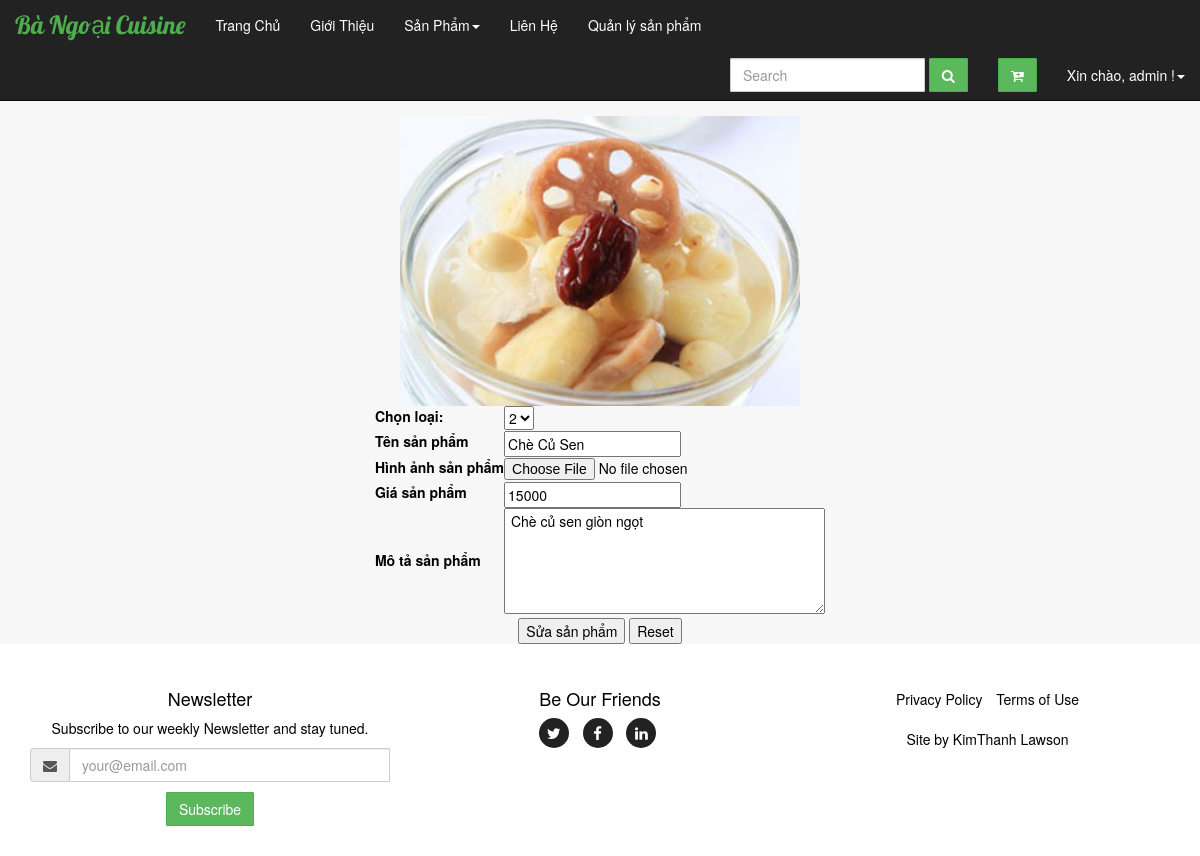
Page /Controller/index.php?action=edit_product&id=9 (signed in) on the committed database.
### tables this page shows
CREATE TABLE IF NOT EXISTS `sanpham` (
  `SanPhamID` int(11) NOT NULL,
  `TenSanPham` varchar(50) NOT NULL,
  `Gia` int(12) NOT NULL,
  `DoCay` tinyint(1) NOT NULL,
  `ThichHopAnChay` tinyint(1) NOT NULL,
  `HinhSanPham1` varchar(255) NOT NULL,
  `HinhSanPham2` varchar(255) NOT NULL,
  `HinhSanPham3` varchar(255) NOT NULL,
  `HinhSanPham4` varchar(255) NOT NULL,
  `HinhSanPham5` varchar(255) NOT NULL,
  `LoaiID` int(11) NOT NULL,
  `MoTaSanPham` text NOT NULL
);

### model/connect.php (called while the page is built, shortened)
<?php
       class connect {
           var $db=null;
           public function __construct()
           {
               $dsn='mysql:host=localhost;dbname=bangoaicuisine';
               $user='root';
               $pass='';
               $this->db=new PDO($dsn,$user,$pass, array(PDO::MYSQL_ATTR_INIT_COMMAND => "SET NAMES utf8"));
           }
            public function getInstance($select)
            {
               $results = $this->db->query($select);
               $result = $results->fetch();
               return $result;
            }
       }
       ?>

### model/product.php (called while the page is built, shortened)
<?php
class Products {
     function getProductById($id)
     {
         $db = new connect();
         $select = "select * from sanpham where SanPhamID=$id";
         $result=$db->getInstance($select);
         return $result;
     }
}
?>

### view/admin/edit_product.php (the view, shortened to what this page needs)
<?php include "../view/website/header.php";
$objQuest = new Products();
$quest = $objQuest->getProductById($_GET['id']);
$tensanpham = $quest[1];
$hinhsanpham1 = $quest[5];
$LoaiID = $quest[10];
$mota = $quest[11];
$gia = $quest[2];
?>
<section id="portfolio" class="bg-light-gray">
    <div class="container">
        <center><h1 style=" margin: 20px; color: #900; font-size: 24px;">Chỉnh sửa sản phẩm</h1></center>
        <form action="index.php?action=edit_product_action" method="post" enctype="multipart/form-data">
        <center><table>
            <tr><td colspan="2" align="center"><img src="../view/website/img/<?php echo "$hinhsanpham1" ?>" width="400px"/></td></tr>
           <tr>
                <td>
                    <label for="loaiid">Chọn loại:</label></td>
                <td align="left">
                    <select name="loaiid">
                        <?php echo'<option>'."$LoaiID".'</option>' ?>
                            </select>
                </td>
            </tr>
            <tr>
                <td>
                    <label for="txtTenSP">Tên sản phẩm</label></td>
                 <td align="left">
                     <input type="text" name="txtTenSP" value="<?php echo "$tensanpham" ?>">
                 </td>
            </tr>
            <tr>
                <td>
                    <label for="file">Hình ảnh sản phẩm</label></td>
                 <td align="left">
                     <input type="file" name="file" id="file" >
                 </td>
            </tr>
            <tr>
                <td>
                    <label for="txtGiaSP">Giá sản phẩm</label></td>
                 <td align="left">
                     <input type="text" name="txtGiaSP"  value="<?php echo "$gia" ?>">
                 </td>
            </tr>
            <tr>
                <td>
                    <label for="txtMotaSP">Mô tả sản phẩm</label></td>
                 <td align="left">
                     <textarea name="txtMotaSP" cols="40" rows="5"> <?php echo "$mota" ?></textarea>
                 </td>
            </tr>
            <tr>
                <td colspan="2" align="center">
                <input type="submit" name="submit" value="Sửa sản phẩm" />
                <input type="reset"  value="Reset"/></td>
            </tr>
        </table></center>
        </form>
    </div>
</section>
<?php include "../view/website/footer.php";?>

### view/website/css/jumbotron.css (style rules this page uses)
body { padding-top: 50px; padding-bottom: 20px; }

### view/website/css/custom.css (style rules this page uses)
body { color:#000; font-size:14px; }
#portfolio * { z-index: 2; }
.bg-light-gray { background-color: #f7f7f7; }
.container { border: none; }

### rows in the picture
sanpham: HinhSanPham1 (picture), loaiid "2", txtTenSP "Chè Củ Sen", txtGiaSP "15000", txtMotaSP "Chè củ sen giòn ngọt"

### other values in the picture
$_SESSION['user'] "admin"
